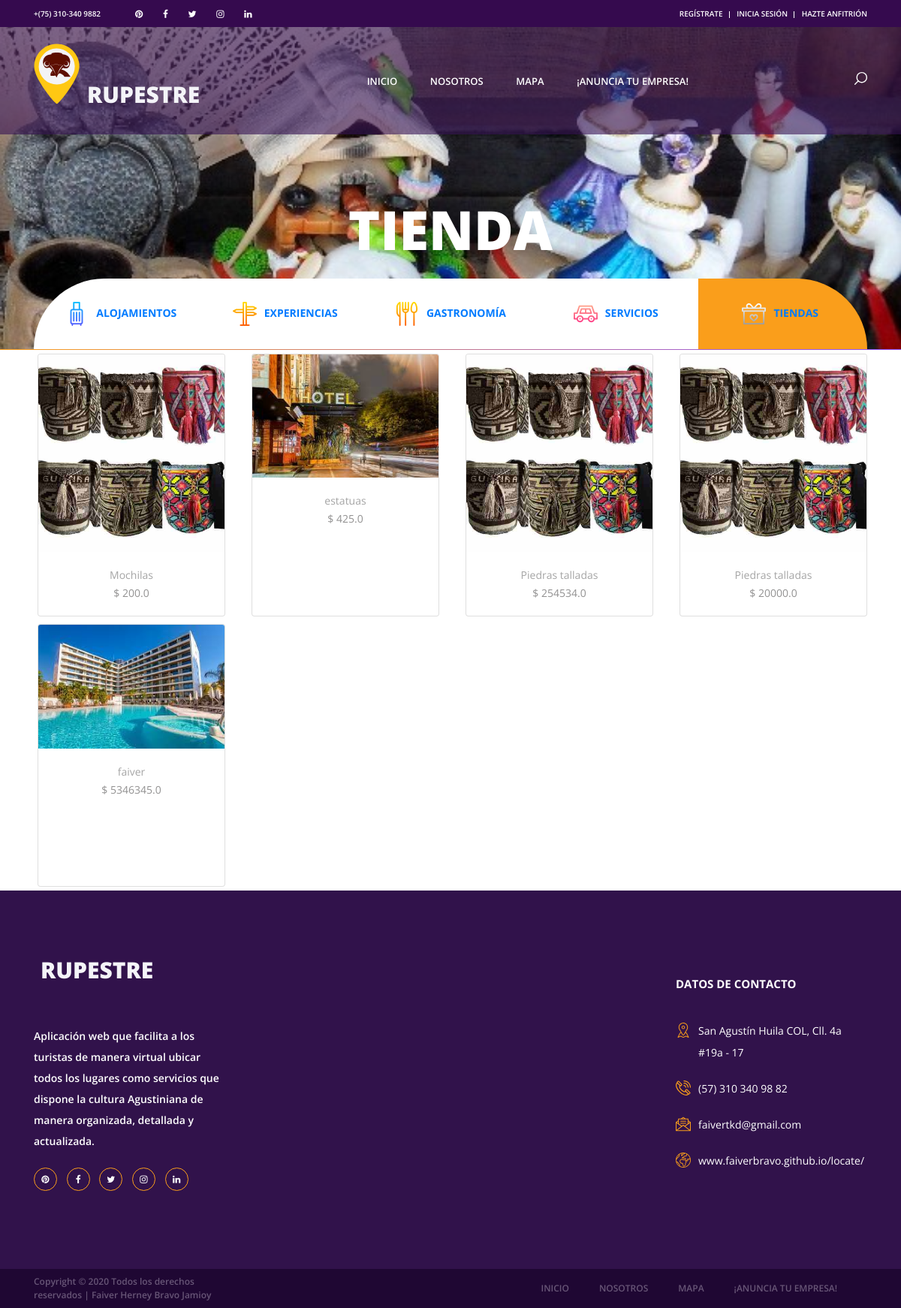
The app's page /tienda/ with its own data.
### tienda/models.py (models this page shows)
class Producto(models.Model):
    nombre=models.CharField(max_length=50)
    categorias=models.ForeignKey(CategoriaProd, on_delete=models.CASCADE)
    imagen=models.ImageField(upload_to="tienda", null=True, blank=True)
    precio=models.FloatField()
    disponibilidad=models.BooleanField(default=True)
    created=models.DateTimeField(auto_now_add=True)
    updated=models.DateTimeField(auto_now_add=True)
    class Meta:
        verbose_name="Producto"
        verbose_name_plural="Productos"

### tienda/views.py (the view)
# urls.py: path('tienda/', include('tienda.urls')),
def tienda(request):
    productos=Producto.objects.all()
    return render(request, "tienda/tienda.html", {"productos":productos})

### tienda/templates/tienda/tienda.html (shortened to what this page needs)
{% extends "RupestreApp/base2.html" %}
{% load static %}
{% block content %}
<div class="home">
	<div class="home_background parallax-window" data-parallax="scroll" data-image-src="{% static 'images/inicio/artesanias.jpg' %}"></div>
	<div class="home_content">
		<div class="home_title">Tienda</div>
	</div>
</div>
<div class="search">
	<div class="container fill_height">
		<div class="row fill_height">
			<div class="col fill_height">
				<div class="search_tabs_container">
					<div
						class="search_tabs d-flex flex-lg-row flex-column align-items-lg-center align-items-start justify-content-lg-between justify-content-start">
						<div
							class="search_tab d-flex flex-row align-items-center justify-content-lg-center justify-content-start">
							<a class="link" href="{% url 'Alojamientos' %}"><img src="{% static 'images/iconos/alojamientos.png' %} "
									alt=""><span>alojamientos</span></a>
						</div>
						<div
							class="search_tab d-flex flex-row align-items-center justify-content-lg-center justify-content-start text-decoration:none">
							<a class="link" href="{% url 'Experiencias' %}"><img src="{% static 'images/iconos/turismo.png' %}" alt="">experiencias</a>
						</div>
						<div
							class="search_tab d-flex flex-row align-items-center justify-content-lg-center justify-content-start text-decoration:none">
							<a class="link" href="{% url 'Gastronomia' %}"><img src="{% static 'images/iconos/gastronomia.png' %}"
									alt="">gastronomía</a>
						</div>
						<div
							class="search_tab d-flex flex-row align-items-center justify-content-lg-center justify-content-start text-decoration:none">
							<a class="link" href="{% url 'Servicios' %}"><img src="{% static 'images/iconos/servicios.png' %}"
									alt="">servicios</a>
						</div>
						<div
							class="search_tab active d-flex flex-row align-items-center justify-content-lg-center justify-content-start text-decoration:none">
							<a class="link" href="{% url 'Tienda' %}"><img src="{% static 'images/iconos/tiendas.png' %}" alt="">tiendas</a>
						</div>
					</div>
				</div>
			</div>
		</div>
	</div>
</div>
<div class="container">
	<div class="row">
{% for producto in productos %}
		<div class="col-md-3">
			<div class="card" style="width: 250px; height: 350px; object-fit: cover; margin: 5px 5px;">
				<img src="{{producto.imagen.url}}"class="card-img-top">
				<div class="card-body" style="text-align: center;">
					<h7 class="card-title">{{producto.nombre}}</h7>
					<p class="card-text">$&nbsp;{{producto.precio}}</p>
				</div>
			</div>
		</div>
{% endfor %}
	</div>
</div>
{% endblock %}

### RupestreApp/static/styles/offers_styles.css (style rules this page uses)
* { margin: 0; padding: 0; -webkit-font-smoothing: antialiased; -webkit-text-shadow: rgba(0,0,0,.01) 0 0 1px; text-shadow: rgba(0,0,0,.01) 0 0 1px; }
body { font-family: 'Open Sans', sans-serif; font-size: 14px; font-weight: 400; background: #FFFFFF; color: #a5a5a5; }
div { display: block; position: relative; -webkit-box-sizing: border-box; -moz-box-sizing: border-box; box-sizing: border-box; }
p { font-family: 'Open Sans', sans-serif; font-size: 14px; line-height: 2; font-weight: 400; color: #929191; -webkit-font-smoothing: antialiased; -webkit-text-shadow: rgba(0,0,0,.01) 0 0 1px; text-shadow: rgba(0,0,0,.01) 0 0 1px; }
a, a:hover, a:visited, a:active, a:link { text-decoration: none; -webkit-font-smoothing: antialiased; -webkit-text-shadow: rgba(0,0,0,.01) 0 0 1px; text-shadow: rgba(0,0,0,.01) 0 0 1px; }
.fill_height { height: 100%; }
.parallax-window { min-height: 400px; background: transparent; }
.home { width: 100%; height: 465px; background: transparent; }
.home_background { position: absolute; top: 0; left: 0; width: 100%; height: 100%; background-repeat: no-repeat; background-size: cover; background-position: center center; }
.home_content { position: absolute; bottom: 106px; left: 50%; -webkit-transform: translateX(-50%); -moz-transform: translateX(-50%); -ms-transform: translateX(-50%); -o-transform: translateX(-50%); transform: translateX(-50%); }
.home_title { font-size: 72px; font-weight: 800; color: #FFFFFF; text-transform: uppercase; white-space: nowrap; }
.search { position: absolute; top: 0; left: 0; width: 370px; height: 100%; background: #fa9e1b; z-index: 10; }
.search_tabs_container { position: relative; top: -94px; width: 100%; }
.search_tabs { height: auto; flex-wrap: wrap; }
.search_tab { font-size: 14px; font-weight: 700; color: #2d2c2c; text-transform: uppercase; text-align: center; height: 94px; width: 50%; flex-grow: 1; background: #FFFFFF; cursor: pointer; -webkit-transition: all 200ms ease; -moz-transition: all 200ms ease; -ms-transition: all 200ms ease; -o-transition: all 200ms ease; transition: all 200ms ease; }
.search_tab:not(:first-child):not(:nth-child(2)) { border: solid 1px #ededed; margin-right: -1px; margin-bottom: -1px; }
.search_tab img { margin-right: 10px; -webkit-transition: all 200ms ease; -moz-transition: all 200ms ease; -ms-transition: all 200ms ease; -o-transition: all 200ms ease; transition: all 200ms ease; }
.search_tab:first-child { border-top-left-radius: 94px; padding-left: 7px; }
.search_tab:nth-child(2) { border-top-right-radius: 94px; padding-right: 7px; }
.search_tab.active { background: #fa9e1b; color: #FFFFFF; }
.search_tab.active img { -webkit-filter: brightness(200%) grayscale(100%); -moz-filter: brightness(200%) grayscale(100%); -ms-filter: brightness(200%) grayscale(100%); -o-filter: brightness(200%) grayscale(100%); filter: brightness(200%) grayscale(100%); }

### RupestreApp/static/styles/offers_responsive.css (style rules this page uses)
@media only screen and (max-width: 2340px) { .search { position: relative; width: 100%; height: auto; background: linear-gradient(to right, #fa9e1b, #8d4fff); z-index: 10; } }
@media only screen and (max-width: 2340px) { .search_tabs_container { position: absolute; bottom: 100%; left: 15px; width: calc(100% - 30px); } }
@media only screen and (max-width: 2340px) { .search_tabs { flex-wrap: nowrap; height: 94px; } }
@media only screen and (max-width: 2340px) { .search_tab { font-size: 14px; font-weight: 700; color: #2d2c2c; text-transform: uppercase; text-align: center; height: 100%; flex-grow: 1; background: #FFFFFF; cursor: pointer; -webkit-transition: all 200ms ease; -moz-transition: all 200ms ease; -ms-transition: all 200ms ease; -o-transition: all 200ms ease; transition: all 200ms ease; } }
@media only screen and (max-width: 2340px) { .search_tab:not(:first-child):not(:nth-child(2)) { border: none; margin-right: 0px; margin-bottom: 0px; } }
@media only screen and (max-width: 2340px) { .search_tab:nth-child(2) { border-top-right-radius: 0px; padding-right: 0px; } }
@media only screen and (max-width: 2340px) { .search_tab:last-child { border-top-right-radius: 94px; padding-right: 7px; } }

### records on screen
Producto: imagen (picture), nombre "Mochilas", precio "200.0"
Producto: imagen (picture), nombre "estatuas", precio "425.0"
Producto: imagen (picture), nombre "Piedras talladas", precio "254534.0"
Producto: imagen (picture), nombre "Piedras talladas", precio "20000.0"
Producto: imagen (picture), nombre "faiver", precio "5346345.0"
